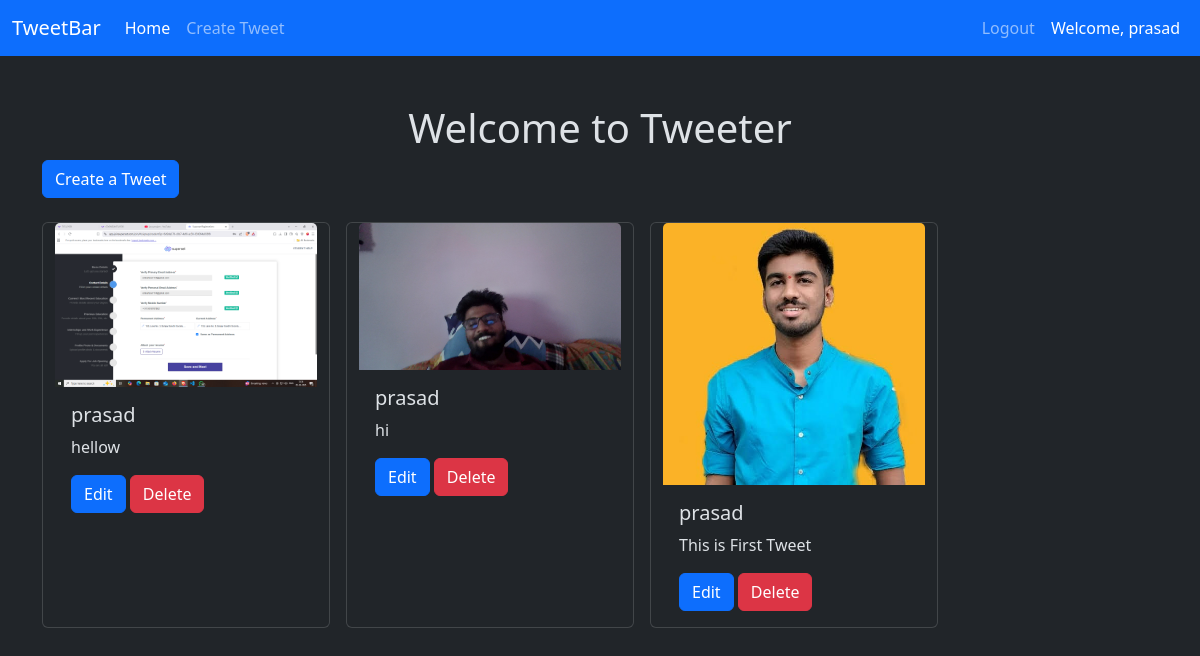
The app's page / (signed in) with its own data.
### tweetapp/models.py (models this page shows, shortened)
class Tweet(models.Model):
    user = models.ForeignKey(User, on_delete=models.CASCADE)
    text = models.TextField(max_length=240)
    photo = models.ImageField(upload_to='photos/', blank=True, null=True)
    created_at = models.DateTimeField(auto_now_add=True)  # Auto add current time
    updated_at = models.DateTimeField(auto_now=True)

### tweetapp/views.py (the view)
# urls.py: path('', views.tweet_list, name='home'),
def tweet_list(request):
    tweets = Tweet.objects.all().order_by('-created_at')
    return render(request, 'tweet_list.html', {'tweets': tweets})

### tweetapp/templates/tweet_list.html (shortened to what this page needs)
{% extends "layout.html" %}
{% block content %}
<h1 class="text-center">Welcome to Tweeter</h1>
<a class="btn btn-primary mb-4" href="{% url 'tweet_create' %}">Create a Tweet</a>
<div class="container row gap-3">
    {% for tweet in tweets %}
    <div class="card" style="width: 18rem;">
        {% if tweet.photo %}
            <img src="{{ tweet.photo.url }}" class="card-img-top" alt="Tweet Image">
        {% else %}
            <img src="/static/default_image.jpg" class="card-img-top" alt="No Image Available">
        {% endif %}
        <div class="card-body">
            <h5 class="card-title">{{ tweet.user.username }}</h5>
            <p class="card-text">{{ tweet.text }}</p>
            {% if tweet.user == user %}
                <a href="{% url 'tweet_edit' tweet.id %}" class="btn btn-primary">Edit</a>
                <a href="{% url 'tweet_delete' tweet.id %}" class="btn btn-danger">Delete</a>
            {% endif %}
        </div>
    </div>
    {% empty %}
    <p class="text-center">No tweets found.</p>
    {% endfor %}
</div>
{% endblock %}

### templates/layout.html (shortened to what this page needs)
{% load static %}
<!DOCTYPE html>
<html lang="en" data-bs-theme="dark">
<head>
    <link href="https://cdn.jsdelivr.net/npm/bootstrap@5.3.3/dist/css/bootstrap.min.css" rel="stylesheet"
>
</head>
<body>
    <nav class="navbar navbar-expand-lg navbar-dark bg-primary">
        <div class="container-fluid">
            <a class="navbar-brand" href="{% url 'home' %}">TweetBar</a>
            <div class="collapse navbar-collapse" id="navbarNav">
                <ul class="navbar-nav me-auto">
                    <li class="nav-item">
                        <a class="nav-link {% if request.path == '/' %}active{% endif %}" href="{% url 'home' %}">Home</a>
                    </li>
                    <li class="nav-item">
                        <a class="nav-link {% if request.path == '/create/' %}active{% endif %}" href="{% url 'tweet_create' %}">Create Tweet</a>
                    </li>
                </ul>
                <ul class="navbar-nav">
                    {% if user.is_authenticated %}
                        <li class="nav-item">
                            <a class="nav-link" href="{% url 'logout' %}">Logout</a>
                        </li>
                        <li class="nav-item">
                            <span class="nav-link text-white">Welcome, {{ user.username }}</span>
                        </li>
                    {% endif %}
                </ul>
            </div>
        </div>
    </nav>
    <div class="container my-5">
        {% block content %}
        {% endblock %}
    </div>
</body>
</html>

### records on screen
Tweet: photo (picture), user.username "prasad", text "hellow", shows "Edit"
Tweet: photo (picture), user.username "prasad", text "hi", shows "Edit"
Tweet: photo (picture), user.username "prasad", text "This is First Tweet", shows "Edit"

### other values on screen
{{ user.username }} "prasad"
